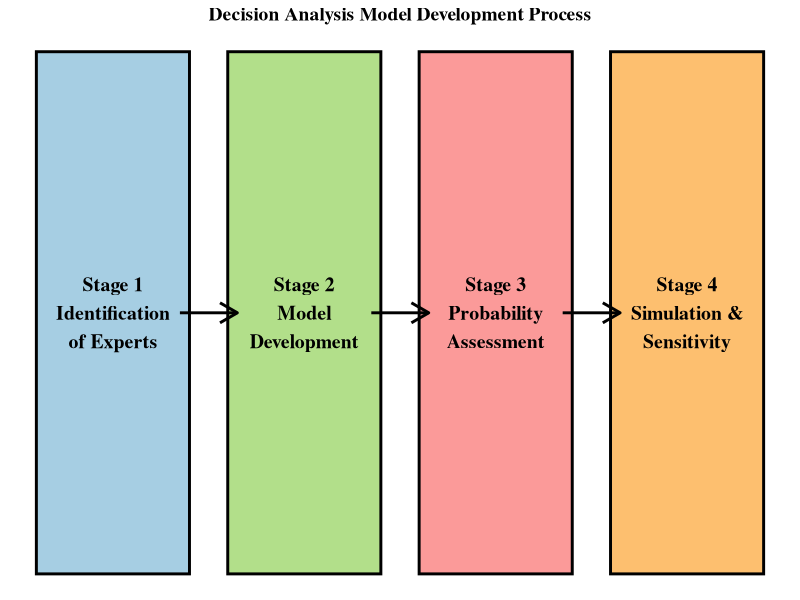

Here is the R script that generated this plot:
library(ggplot2)
library(ggforce)

# Define data for four process stages
stages <- data.frame(
  x = c(1, 3, 5, 7),  # Spread boxes apart
  y = c(3, 3, 3, 3),  # Keep on the same horizontal line
  label = c("Stage 1\nIdentification\nof Experts", 
            "Stage 2\nModel\nDevelopment", 
            "Stage 3\nProbability\nAssessment", 
            "Stage 4\nSimulation &\nSensitivity"),
  color = c("#A6CEE3", "#B2DF8A", "#FB9A99", "#FDBF6F")
)

# Define arrows for process flow (straight arrows)
arrows <- data.frame(
  x = c(1.7, 3.7, 5.7),  # Start at right edge of each box
  y = rep(3, 3),
  xend = c(2.3, 4.3, 6.3),  # End at left edge of the next box
  yend = rep(3, 3)
)

# Create ggplot figure
do_method_agrof_2020 <- ggplot() +
  # Draw process stages
  geom_rect(data = stages, aes(xmin = x-0.8, xmax = x+0.8, ymin = y-0.5, ymax = y+0.5, fill = color), 
            color = "black", size = 1) +
  geom_text(data = stages, aes(x = x, y = y, label = label), 
            size = 5, fontface = "bold", color = "black", family = "serif") +
  
  # Draw process arrows
  geom_segment(data = arrows, aes(x = x, y = y, xend = xend, yend = yend), 
               arrow = arrow(length = unit(0.2, "inches")), size = 1, color = "black") +
  
  # Set styling
  scale_fill_identity() +
  theme_void() +
  labs(title = "Decision Analysis Model Development Process") +
  theme(
    plot.title = element_text(size = 14, face = "bold", hjust = 0.5, family = "serif"),
    text = element_text(family = "serif")
  )

# Save the figure as a wide and short image
ggsave("figures/do_method_agrof_2020.png", do_method_agrof_2020, width = 12, height = 2, dpi = 300)
